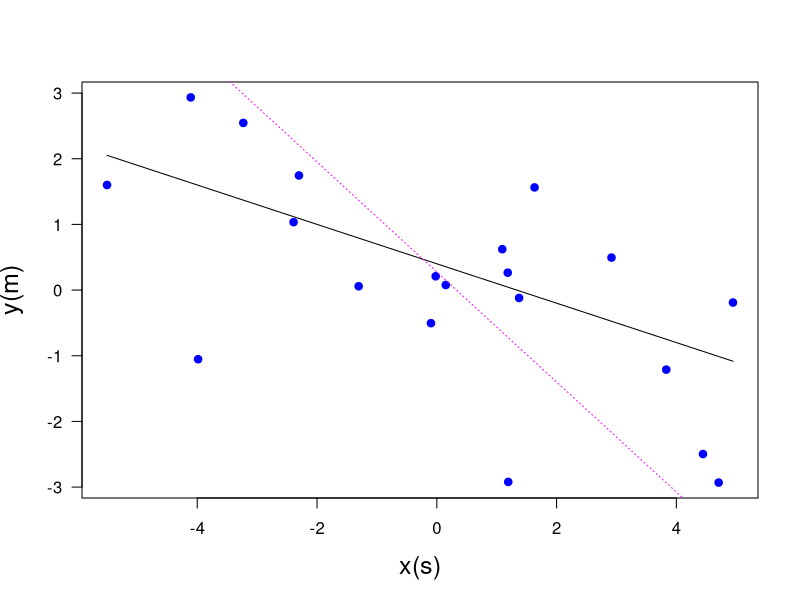

This figure's R source:
print('file: OrthogonalRegressionScaling2504.R')
print(date())
# purpose: 
# created by: Dieter.Wolf-Gladrow@awi.de 
#    4/2025 version 1.0
# This software is provided 'as is' without warranty of
# any kind. But it's mine, so you can't sell it.
# 
# ---------------------------------------------------------
print('Is the orthogonal line scale invariant? (4/2025)')
  print(' ---------------------------------------------------')
  print('(1) Generate artificial data for y(x) = beta0 + beta*x')
  n = 20  # sample size 
  print(c(n,'n sample size'))
  xmax = 5; xmin = -xmax; # range of x-values
  SlopeTrue = -0.3    # (m/s) true slope
  IcTrue = 0.4        # (m) true intercept
  set.seed(1953)
  xTrue = runif(n,xmin,xmax) # from uniform PDF
  yTrue = SlopeTrue*xTrue+IcTrue
  sigx = 0.8 # x standard deviation (small compared to x-range on purpose)
  sigy = 1.5 # y standard deviation: (sigx/sigy)^2 not equal to 1 and
  #                       different from SlopeTrue^2
  x = xTrue+rnorm(n,0,sigx) # (s) observed x-values
  y = yTrue+rnorm(n,0,sigy) # (m) observed y-values
  print(' ---------------------------------------------------')
  print('Sum of squares:')
  print(' ---------------------------------------------------')
  xmean = mean(x); ymean = mean(y)
  (Sxx = sum((x-xmean)^2))
  (Syy = sum((y-ymean)^2)) 
  (Sxy = sum((x-xmean)*(y-ymean)))
  print(c(round(Sxx,4),round(Syy,4),round(Sxy,4),'Sxx,Syy,Sxy'))
  print(' ---------------------------------------------------')
  print('(2) regressions')
  (beta1I90 = Sxy/Sxx) # y on x
  (beta2I90 = Syy/Sxy) # via x on y
  (beta4I90 = ((beta2I90-1/beta1I90)+sign(Sxy)*
        sqrt(4+(beta2I90-1/beta1I90)^2))/2) # orthogonal
  (IC4I90 = ymean-beta4I90*xmean)
  print(c(round(beta4I90,4),SlopeTrue,'estimated & true slope (m/s)'))
  print(c(round(IC4I90,4),IcTrue,'estimated & true intercept estimate (m)'))
sflag = 0
if (sflag == 1) {
    xt = c(min(x),max(x)); yt = SlopeTrue*xt+IcTrue
    yo = beta4I90*xt+IC4I90; 
  # png('OrthoScaleA250408.png',width=16,height=16,units='cm',res=300)
  plot(x,y,type='p',lwd=4,col='blue',xlab='x(s)',ylab='y(m)',las=1,cex=0.6,cex.lab=1.5)
  lines(xt,yt,col='black')
  lines(xt,yo,col='magenta',lty=3)
  # dev.off()
}
  print(' ---------------------------------------------------')
  print('Different scaling: y in cm instead of m')
  sc = 100 # scale factor
  y = y*sc
  print(' ---------------------------------------------------')
  print('Sum of squares:')
  print(' ---------------------------------------------------')
  xmean = mean(x); ymean = mean(y)
  (Sxx = sum((x-xmean)^2))
  (Syy = sum((y-ymean)^2)) 
  (Sxy = sum((x-xmean)*(y-ymean)))
  print(c(round(Sxx,4),round(Syy,4),round(Sxy,4),'Sxx,Syy,Sxy'))
  print(' ---------------------------------------------------')
  print('(4) regressions of scaled data')
  (beta1I90 = Sxy/Sxx) # y on x
  (beta2I90 = Syy/Sxy) # via x on y
  (beta4I90 = ((beta2I90-1/beta1I90)+sign(Sxy)*
                 sqrt(4+(beta2I90-1/beta1I90)^2))/2) # orthogonal
  (IC4I90 = ymean-beta4I90*xmean)
  # note reverse scaling (1/sc before printing & plotting)
  print(c(round(beta4I90/sc,4),SlopeTrue,'estimated & true slope (m/s)'))
  print(c(round(IC4I90/sc,4),IcTrue,'estimated & true intercept estimate (m)'))
sflag = 2
if (sflag == 2) {
    xt = c(min(x),max(x)); yt = SlopeTrue*xt+IcTrue
    yo = beta4I90*xt+IC4I90; 
    # png('OrthoScaleB250408.png',width=16,height=16,units='cm',res=300)
    plot(x,y/sc,type='p',lwd=4,col='blue',xlab='x(s)',ylab='y(m)',las=1,cex=0.6,cex.lab=1.5)
    lines(xt,yt,col='black')
    lines(xt,yo/sc,col='magenta',lty=3)
    # dev.off()
}
# ----------------------------------------------------------------
# Remarks: The orthogonal regression is not scale invariant. This
#   is well known since a long time and is here illustrated by a
#   simple example where the distance, y, is measured first in meters
#   and later scaled to centimeters: the estimated slopes,
#   -0.3903 m/s and -0.8379 m/s, differ by more than a factor 2.
#   Thus 
# ----------------------------------------------------------------
# [1] "file: R_OrthogonalRegressionScaling2504.R"
# [1] "Tue Apr  8 21:49:04 2025"
# [1] "1 = Is the orthogonal line scale invariant? (4/2025)"
# [1] " ---------------------------------------------------"
# [1] "(1) Generate artificial data for y(x) = beta0 + beta*x"
# [1] "20"            "n sample size"
# [1] " ---------------------------------------------------"
# [1] "Sum of squares:"
# [1] " ---------------------------------------------------"
# [1] "183.3697"    "51.0623"     "-60.929"     "Sxx,Syy,Sxy"
# [1] " ---------------------------------------------------"
# [1] "(2) regressions"
# [1] "-0.3903" "-0.3"   "estimated & true slope (m/s)"
# [1] "0.1745"  [2] "0.4" "estimated & true intercept estimate (m)"
# [1] " ---------------------------------------------------"
# [1] "Different scaling: y in cm instead of m"
# [1] " ---------------------------------------------------"
# [1] "Sum of squares:"
# [1] " ---------------------------------------------------"
# [1] "183.3697"    "510623.4258" "-6092.9"     "Sxx,Syy,Sxy"
# [1] " ---------------------------------------------------"
# [1] "(4) regressions of scaled data"
# [1] "-0.8379"  "-0.3"   "estimated & true slope (m/s)"
# [1] "0.2757"    "0.4"   "estimated & true intercept estimate (m)"
# # -------------------------------------------------------------
